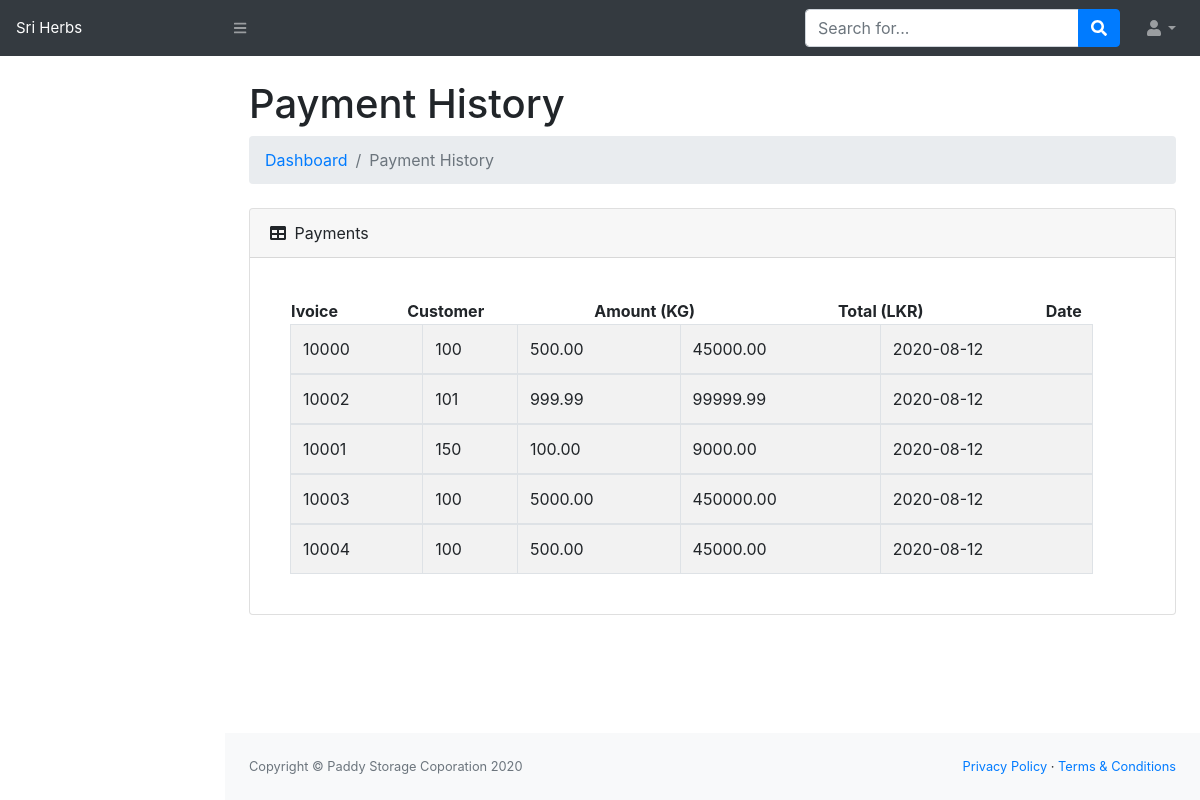
The app's page /payment_history.php with its own data.
### tables this page shows
CREATE TABLE `tbl_payments` (
  `id` int(11) NOT NULL,
  `invoice_num` varchar(20) NOT NULL,
  `farmer_id` varchar(20) NOT NULL,
  `kg` decimal(10,2) NOT NULL,
  `tot` decimal(20,2) NOT NULL,
  `date` date NOT NULL
);

### payment_history.php (the view, shortened to what this page needs)
<!DOCTYPE html>
<html lang="en">
    <head>
        <link href="css/styles.css" rel="stylesheet" />
    </head>
    <body class="sb-nav-fixed">
	<?php
			require_once "config.php";
		?>
        <?php include('includes/header.php');?>
        <div id="layoutSidenav">
			<?php
				$result = $link->query("SELECT * FROM tbl_payments") or die($mysqli->error());
			?>
            <div id="layoutSidenav_content">
                <main>
                    <div class="container-fluid">
                        <h1 class="mt-4">Payment History</h1>
                        <ol class="breadcrumb mb-4">
                            <li class="breadcrumb-item"><a href="index.html">Dashboard</a></li>
                            <li class="breadcrumb-item active">Payment History</li>
                        </ol>
                        <div class="card mb-4">
                            <div class="card-header">
                                <i class="fas fa-table mr-1"></i>
                                Payments
                            </div>
                            <div class="card-body">
							<form method="POST">
								<table style="width:100%">
									<thead>
										<tr>
											<th>Ivoice</th>
											<th>Customer</th>
											<th>Amount (KG)</th>
											<th>Total (LKR)</th>
											<th>Date</th>
										</tr>
									 </thead>
								</table>
                                <div class="table-wrapper-scroll-y my-custom-scrollbar">
                                    <table class="table table-bordered table-striped mb-0" id="" width="100%" cellspacing="0">
										<?php
											while ($row = $result->fetch_assoc()):
										?>
                                        <tbody>
                                            <tr>
												<td><?php echo $row['invoice_num'];; ?></td>
												<td><?php echo$row['farmer_id'];; ?></td>
												<td><?php echo$row['kg'];; ?></td>
												<td><?php echo$row['tot'];; ?></td>
												<td><?php echo$row['date'];; ?></td>
                                            </tr>
										<?php endwhile; ?>
                                        </tbody>
                                    </table>
                                </div>
							</form>
                            </div>
                        </div>
                    </div>
                </main>
                <?php include('includes/footer.php');?>
        </div>
    </body>
</html>

### payment_history.php (style rules this page uses)
.my-custom-scrollbar { position: relative; height: 250px; width: 95%; overflow: auto; }
.table-wrapper-scroll-y { display: block; }

### records on screen
tbl_payments: invoice_num "10000", farmer "100", kg "500.00", tot "45000.00", date "2020-08-12"
tbl_payments: invoice_num "10002", farmer "101", kg "999.99", tot "99999.99", date "2020-08-12"
tbl_payments: invoice_num "10001", farmer "150", kg "100.00", tot "9000.00", date "2020-08-12"
tbl_payments: invoice_num "10003", farmer "100", kg "5000.00", tot "450000.00", date "2020-08-12"
tbl_payments: invoice_num "10004", farmer "100", kg "500.00", tot "45000.00", date "2020-08-12"
